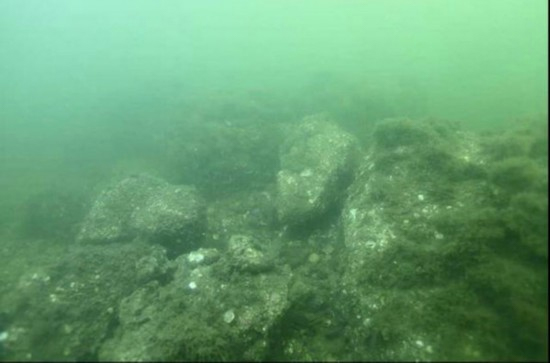
#> input picture data/train/input/image_002.jpg, 550 x 363 px; its folder holds only this picture in this run
$ python evaluate.py   (older library calls are emulated)
#> lines starting #> are read from the running program, lines starting #| are printed output that depends on the picture
import os
import cv2
import numpy as np
from scipy import stats
from skimage import io
from skimage.metrics import peak_signal_noise_ratio as compare_psnr
import pandas as pd
from tqdm import tqdm
from skimage import color

SOURCE_FOLDER = 'data/test/input'
TARGET_FOLDER = 'output/v5'
RESULT_OUTPUT = 'output/image_quality_metrics-v5.csv'


def calculate_uciqe(image):
    img_lab = color.rgb2lab(image)
    L, A, B = img_lab[:, :, 0], img_lab[:, :, 1], img_lab[:, :, 2]
    chroma = np.sqrt(A ** 2 + B ** 2)

    # Mean of chroma
    c_mean = np.mean(chroma)

    # Standard deviation of chroma
    c_std = np.std(chroma)

    # Contrast of L channel
    l_con = np.std(L)

    # UCIQE formula
    uciqe = 0.4680 * c_std + 0.2745 * c_mean + 0.2576 * l_con
    return uciqe


# Function to calculate UIQM
# UIQM calculation requires three components: UICM, UISM, and UIConM
def calculate_uicm(image):
    r, g, b = image[:, :, 0], image[:, :, 1], image[:, :, 2]
    rg = r - g
    yb = 0.5 * (r + g) - b
    uicm = np.std(rg) + np.std(yb) - 0.026 * np.mean(rg) - 0.1586 * np.mean(yb)
    return uicm


def calculate_uism(image):
    gray = cv2.cvtColor(image, cv2.COLOR_RGB2GRAY)
    laplacian = cv2.Laplacian(gray, cv2.CV_64F)
    uism = np.mean(np.abs(laplacian))
    return uism


def calculate_uiconm(image):
    gray = cv2.cvtColor(image, cv2.COLOR_RGB2GRAY)
    con_std = np.std(gray)
    return con_std


def calculate_uiqm(image):
    uicm = calculate_uicm(image)
    uism = calculate_uism(image)
    uiconm = calculate_uiconm(image)
    uiqm = 0.0282 * uicm + 0.2953 * uism + 3.5753 * uiconm
    return uiqm


# Function to calculate PSNR between two images
def calculate_psnr(image1, image2):
    return compare_psnr(image1, image2)


# Function to recursively get all image paths in a folder
def get_all_image_paths(folder_path):
    image_extensions = ['.jpg', '.jpeg', '.png', '.bmp', '.tiff', '.tif']
    image_paths = []
    for root, _, files in os.walk(folder_path):
        for file in files:
            if any(file.lower().endswith(ext) for ext in image_extensions):
                image_paths.append(os.path.join(root, file))
    return image_paths


# Function to process all images and calculate metrics
def process_images(input_folder, processed_folder, output_csv):
#> called with input_folder = 'data/test/input', processed_folder = 'output/v5', output_csv = 'output/image_quality_metrics-v5.csv'
    input_image_paths = get_all_image_paths(input_folder)
    processed_image_paths = get_all_image_paths(processed_folder)
    results = []

    for img_path in tqdm(input_image_paths, desc="Processing images"):
        # Read input and processed images
        try:
            image_name = os.path.basename(img_path)
            processed_img_path = os.path.join(processed_folder, image_name)
            if not os.path.exists(processed_img_path):
                print(f"Processed image not found for {img_path}")
                continue

            input_image = io.imread(img_path)
#> input_image is the input picture: shape (363, 550, 3); mean R, G, B 101.4, 156.6, 112.2
            processed_image = io.imread(processed_img_path)

            if input_image.shape[-1] == 4:
                input_image = input_image[:, :, :3]  # Remove alpha channel if present
            if processed_image.shape[-1] == 4:
                processed_image = processed_image[:, :, :3]  # Remove alpha channel if present
        except Exception as e:
            print(f"Could not read image {img_path} or {processed_img_path}: {e}")
            continue

        # Calculate metrics
        psnr = calculate_psnr(input_image, processed_image)
#> psnr = inf
        uciqe_source = calculate_uciqe(input_image)
#> in calculate_uciqe, `img_lab = color.rgb2lab(image)`: img_lab: shape (363, 550, 3) float64; mean of channels 0, 1, 2 59.3, -27.6, 17.8
#> in calculate_uciqe, `L, A, B = img_lab[:, :, 0], img_lab[:, :, 1], img_lab[:, :, 2]`:
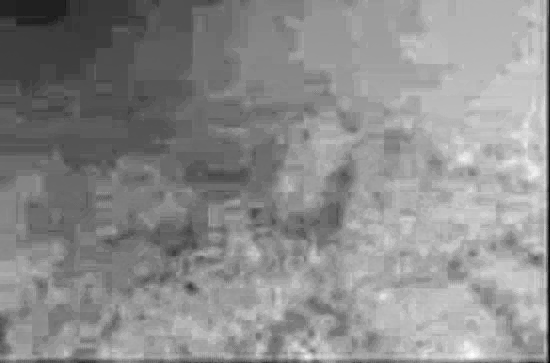
#> B: shape (363, 550) float64; min 0.573, max 31.94, mean 17.8; drawn with min black and max white
#> in calculate_uciqe, `chroma = np.sqrt(A ** 2 + B ** 2)`:
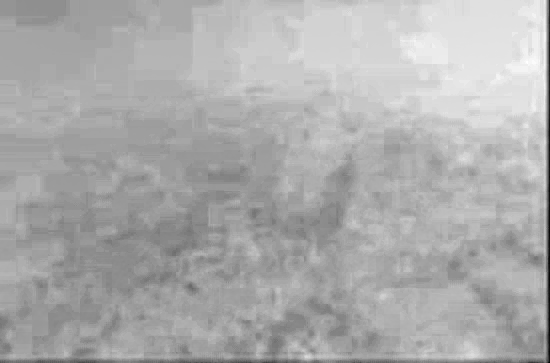
#> chroma: shape (363, 550) float64; min 0.985, max 48.51, mean 33.2; drawn with min black and max white
#> in calculate_uciqe, `c_mean = np.mean(chroma)`: c_mean = 33.18
#> in calculate_uciqe, `c_std = np.std(chroma)`: c_std = 4.89
#> in calculate_uciqe, `l_con = np.std(L)`: l_con = 18.33
#> in calculate_uciqe, `uciqe = 0.4680 * c_std + 0.2745 * c_mean + 0.2576 * l_con`: uciqe = 16.12
#> uciqe_source = 16.12
        uiqm_source = calculate_uiqm(input_image)
#> in calculate_uicm, `r, g, b = image[:, :, 0], image[:, :, 1], image[:, :, 2]`:
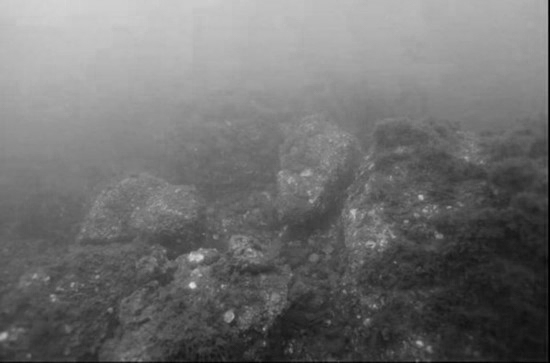
#> b: shape (363, 550); min 0, max 224, mean 112.2
#> in calculate_uicm, `rg = r - g`:
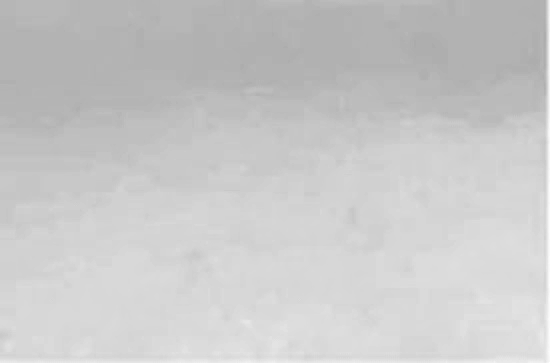
#> rg: shape (363, 550); min 171, max 254, mean 200.8
#> in calculate_uicm, `yb = 0.5 * (r + g) - b`:
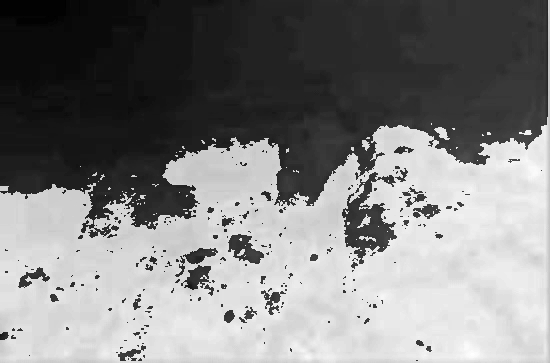
#> yb: shape (363, 550) float64; min -142, max 45.5, mean -47.2; drawn with min black and max white
#> in calculate_uicm, `uicm = np.std(rg) + np.std(yb) - 0.026 * np.mean(rg) - 0.1586 * np.mea..`: uicm = 87.57
#> in calculate_uism, `gray = cv2.cvtColor(image, cv2.COLOR_RGB2GRAY)`:
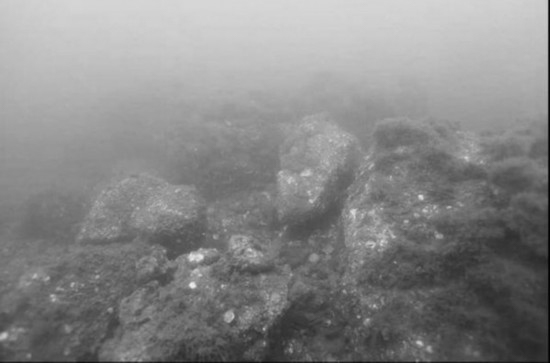
#> gray: shape (363, 550); min 1, max 235, mean 135.1
#> in calculate_uism, `laplacian = cv2.Laplacian(gray, cv2.CV_64F)`:
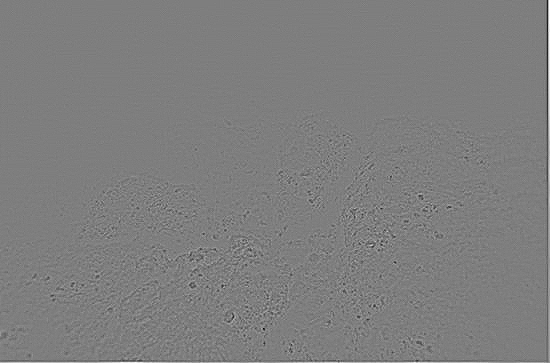
#> laplacian: shape (363, 550) float64; min -120, max 122, mean 0.1; drawn with min black and max white
#> in calculate_uism, `uism = np.mean(np.abs(laplacian))`: uism = 4.33
#> in calculate_uiconm, `con_std = np.std(gray)`: con_std = 45.61
#> in calculate_uiqm, `uiqm = 0.0282 * uicm + 0.2953 * uism + 3.5753 * uiconm`: uiqm = 166.8
#> uiqm_source = 166.8
        uciqe_processed = calculate_uciqe(processed_image)
#> uciqe_processed = 16.12
        uiqm_processed = calculate_uiqm(processed_image)
#> uiqm_processed = 166.8

        # Save results
        results.append({
            'Image': img_path,
            'PSNR': psnr,
            'UCIQE-Source': uciqe_source,
            'UCIQE-Processed': uciqe_processed,
            'UIQM-Source': uiqm_source,
            'UIQM-Processed': uiqm_processed
        })

    # Save results to a CSV file
    df = pd.DataFrame(results)
#> df = table of 1 rows and 6 columns
#> (the run stopped early here; a loop or call above may not have finished)

$ run again, on data/train/input/image_013.jpg
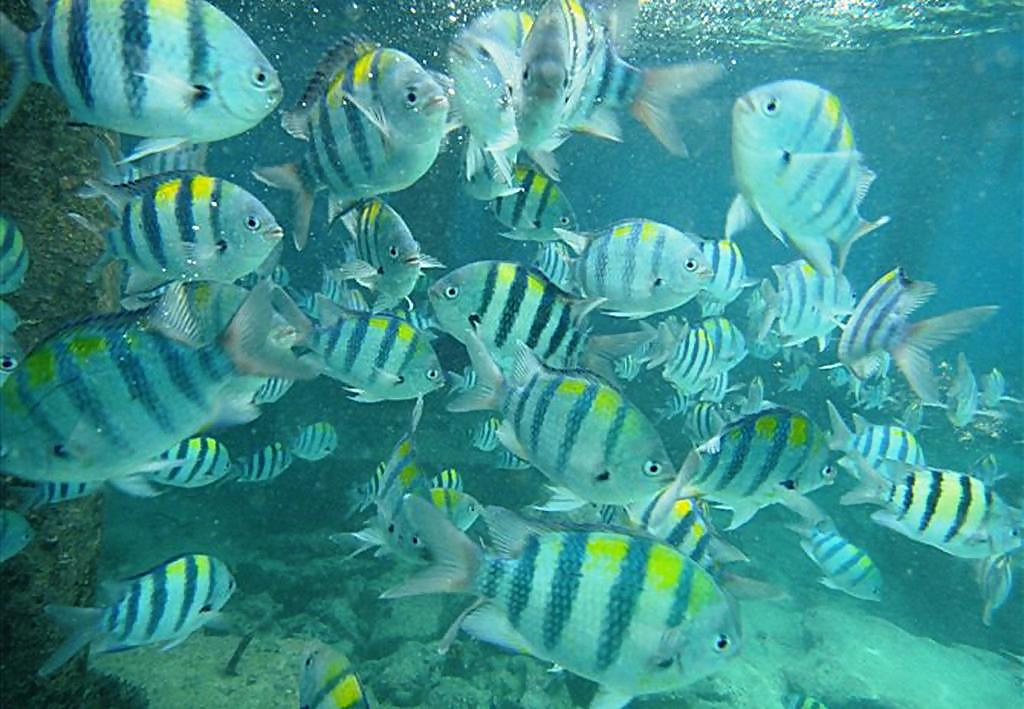
#> input picture data/train/input/image_013.jpg, 1024 x 709 px
#> in process_images, input_image is the input picture: shape (709, 1024, 3); mean R, G, B 61, 145.2, 142.3
#> psnr = inf
#> img_lab: shape (709, 1024, 3) float64; mean of channels 0, 1, 2 55.1, -24.7, -6
#> c_mean = 27.28
#> c_std = 7.85
#> l_con = 16.23
#> uciqe = 15.34
#> in calculate_uicm, `uicm = np.std(rg) + np.std(yb) - 0.026 * np.mean(rg) - 0.1586 * np.mea..`: uicm = 85.52
#> in calculate_uism, `laplacian = cv2.Laplacian(gray, cv2.CV_64F)`:
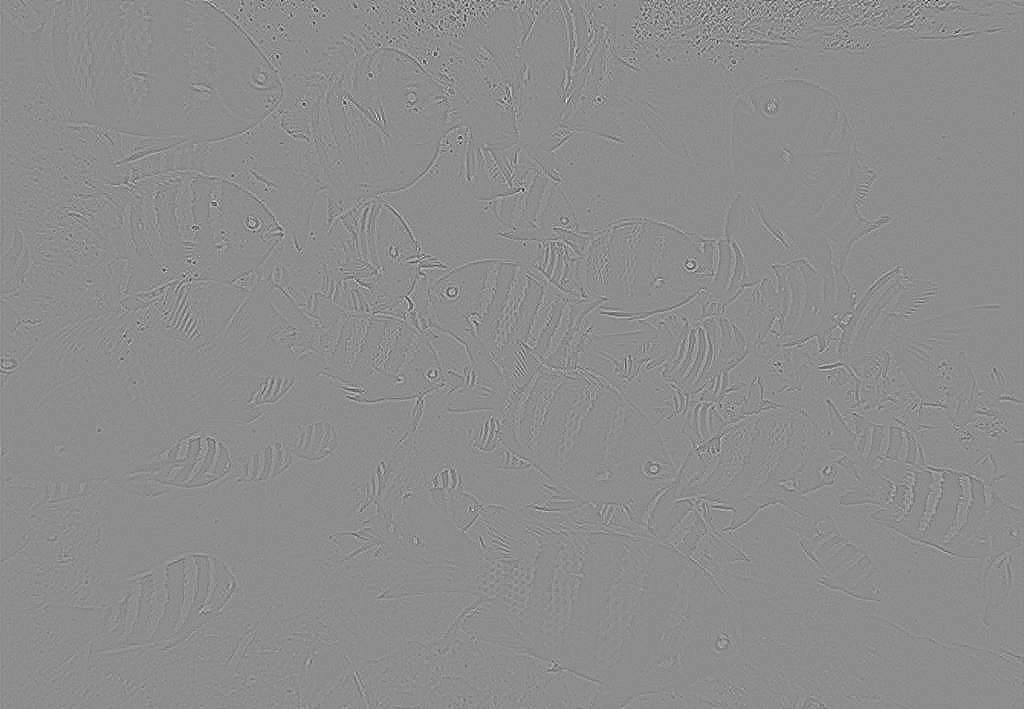
#> laplacian: shape (709, 1024) float64; min -308, max 250, mean 0; drawn with min black and max white
#> in calculate_uism, `uism = np.mean(np.abs(laplacian))`: uism = 9.2
#> con_std = 41.03
#> uiqm = 151.8
#> uciqe_processed = 15.34
#> uiqm_processed = 151.8
#> df = table of 1 rows and 6 columns
